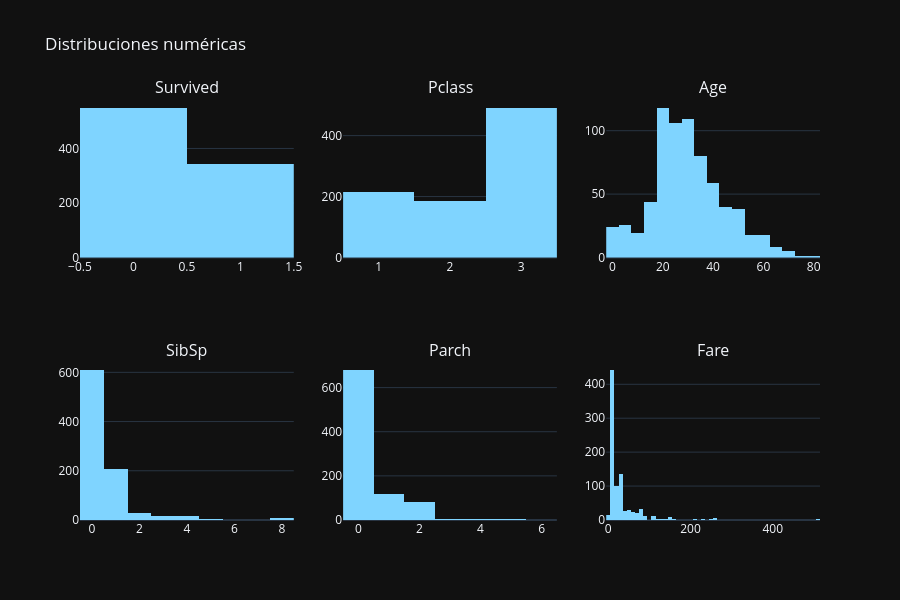

Notebook cell for this chart:
### Code cell
# 2.4 Distribuciones de variables numéricas
num_cols = df.select_dtypes(include='number').columns.tolist()
if num_cols:
    display(df[num_cols].describe().T)
    cols = num_cols[:9]; rows = (len(cols)+2)//3
    fig = sp.make_subplots(rows=rows, cols=3, subplot_titles=cols)
    for i, col in enumerate(cols):
        fig.add_trace(go.Histogram(x=df[col].dropna(), marker_color=PRIMARY, name=col),
                      row=i//3+1, col=i%3+1)
    fig.update_layout(height=300*rows, showlegend=False, title_text='Distribuciones numéricas',
                      template='plotly_dark'); fig.show()
else:
    print('Sin columnas numéricas.')

### Figure 1 — Plotly figure (JSON) as saved in the notebook; plotly's stock layout.template omitted (floating-point values rounded to 4 significant figures; data arrays with more than 128 entries replaced by an {"elided": "..."} marker saying what was removed)
{"data": [{"marker": {"color": "#7fd4ff"}, "name": "Survived", "type": "histogram", "x": {"elided": "891 int values"}, "xaxis": "x", "yaxis": "y"}, {"marker": {"color": "#7fd4ff"}, "name": "Pclass", "type": "histogram", "x": {"elided": "891 int values"}, "xaxis": "x2", "yaxis": "y2"}, {"marker": {"color": "#7fd4ff"}, "name": "Age", "type": "histogram", "x": {"elided": "714 float values"}, "xaxis": "x3", "yaxis": "y3"}, {"marker": {"color": "#7fd4ff"}, "name": "SibSp", "type": "histogram", "x": {"elided": "891 int values"}, "xaxis": "x4", "yaxis": "y4"}, {"marker": {"color": "#7fd4ff"}, "name": "Parch", "type": "histogram", "x": {"elided": "891 int values"}, "xaxis": "x5", "yaxis": "y5"}, {"marker": {"color": "#7fd4ff"}, "name": "Fare", "type": "histogram", "x": {"elided": "891 float values"}, "xaxis": "x6", "yaxis": "y6"}], "layout": {"annotations": [{"font": {"size": 16}, "showarrow": false, "text": "Survived", "x": 0.1444, "xanchor": "center", "xref": "paper", "y": 1.0, "yanchor": "bottom", "yref": "paper"}, {"font": {"size": 16}, "showarrow": false, "text": "Pclass", "x": 0.5, "xanchor": "center", "xref": "paper", "y": 1.0, "yanchor": "bottom", "yref": "paper"}, {"font": {"size": 16}, "showarrow": false, "text": "Age", "x": 0.8556, "xanchor": "center", "xref": "paper", "y": 1.0, "yanchor": "bottom", "yref": "paper"}, {"font": {"size": 16}, "showarrow": false, "text": "SibSp", "x": 0.1444, "xanchor": "center", "xref": "paper", "y": 0.375, "yanchor": "bottom", "yref": "paper"}, {"font": {"size": 16}, "showarrow": false, "text": "Parch", "x": 0.5, "xanchor": "center", "xref": "paper", "y": 0.375, "yanchor": "bottom", "yref": "paper"}, {"font": {"size": 16}, "showarrow": false, "text": "Fare", "x": 0.8556, "xanchor": "center", "xref": "paper", "y": 0.375, "yanchor": "bottom", "yref": "paper"}], "height": 600, "showlegend": false, "title": {"text": "Distribuciones numéricas"}, "xaxis": {"anchor": "y", "domain": [0.0, 0.2889]}, "xaxis2": {"anchor": "y2", "domain": [0.3556, 0.6444]}, "xaxis3": {"anchor": "y3", "domain": [0.7111, 1.0]}, "xaxis4": {"anchor": "y4", "domain": [0.0, 0.2889]}, "xaxis5": {"anchor": "y5", "domain": [0.3556, 0.6444]}, "xaxis6": {"anchor": "y6", "domain": [0.7111, 1.0]}, "yaxis": {"anchor": "x", "domain": [0.625, 1.0]}, "yaxis2": {"anchor": "x2", "domain": [0.625, 1.0]}, "yaxis3": {"anchor": "x3", "domain": [0.625, 1.0]}, "yaxis4": {"anchor": "x4", "domain": [0.0, 0.375]}, "yaxis5": {"anchor": "x5", "domain": [0.0, 0.375]}, "yaxis6": {"anchor": "x6", "domain": [0.0, 0.375]}}}
